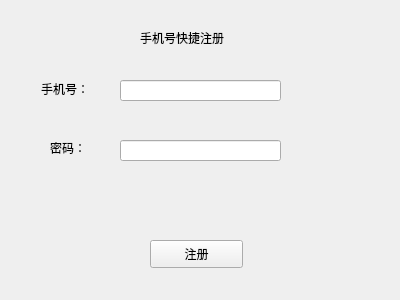
<?xml version="1.0" encoding="UTF-8"?>
<ui version="4.0">
 <class>reg</class>
 <widget class="QWidget" name="reg">
  <property name="geometry">
   <rect>
    <x>0</x>
    <y>0</y>
    <width>400</width>
    <height>300</height>
   </rect>
  </property>
  <property name="windowTitle">
   <string>Form</string>
  </property>
  <widget class="QLabel" name="label">
   <property name="geometry">
    <rect>
     <x>41</x>
     <y>81</y>
     <width>60</width>
     <height>16</height>
    </rect>
   </property>
   <property name="text">
    <string>手机号：</string>
   </property>
  </widget>
  <widget class="QLabel" name="label_2">
   <property name="geometry">
    <rect>
     <x>50</x>
     <y>140</y>
     <width>45</width>
     <height>16</height>
    </rect>
   </property>
   <property name="text">
    <string>密码：</string>
   </property>
  </widget>
  <widget class="QLineEdit" name="nameLineEdit">
   <property name="geometry">
    <rect>
     <x>120</x>
     <y>80</y>
     <width>161</width>
     <height>21</height>
    </rect>
   </property>
  </widget>
  <widget class="QLineEdit" name="lineEdit_2">
   <property name="geometry">
    <rect>
     <x>120</x>
     <y>140</y>
     <width>161</width>
     <height>21</height>
    </rect>
   </property>
  </widget>
  <widget class="QPushButton" name="pushButton">
   <property name="geometry">
    <rect>
     <x>150</x>
     <y>240</y>
     <width>93</width>
     <height>28</height>
    </rect>
   </property>
   <property name="text">
    <string>注册</string>
   </property>
  </widget>
  <widget class="QLabel" name="label_3">
   <property name="geometry">
    <rect>
     <x>140</x>
     <y>30</y>
     <width>111</width>
     <height>16</height>
    </rect>
   </property>
   <property name="text">
    <string>手机号快捷注册</string>
   </property>
  </widget>
 </widget>
 <resources/>
 <connections/>
</ui>
